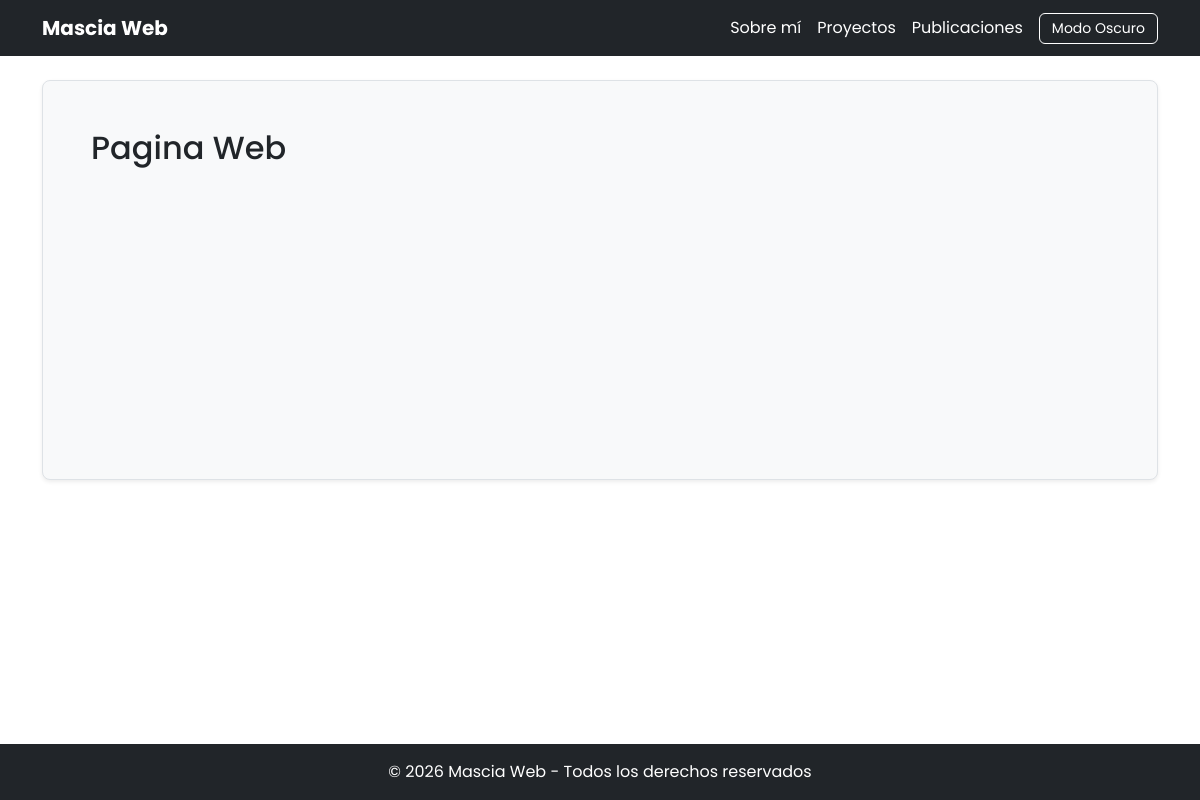
The page /blog/category/Pagina Web/ on the database as committed earlier.
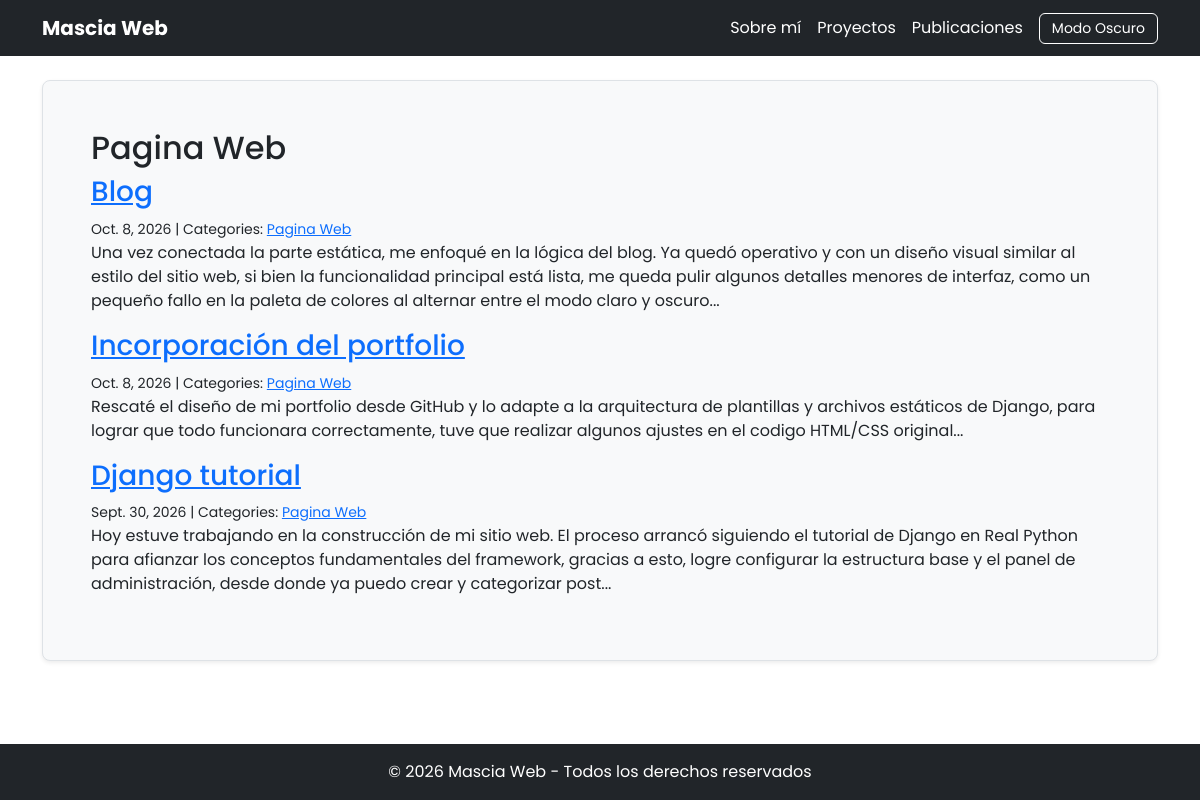
The same page on the database as committed later.
### blog/models.py (models this page shows, shortened)
class Category(models.Model):
    name = models.CharField(max_length=30)
    class Meta:
        verbose_name_plural = "categories"

class Post(models.Model):
    title = models.CharField(max_length=255)
    body = models.TextField()
    image = models.ImageField(upload_to="blog_images/", blank=True)
    created_on = models.DateTimeField(default=timezone.now)
    last_modified = models.DateTimeField(auto_now=True)
    categories = models.ManyToManyField("Category", related_name="posts")

### blog/views.py (the view)
# urls.py: path("category/<category>/", views.blog_category, name="blog_category"),
def blog_category(request, category):
    posts = Post.objects.filter(
        categories__name__contains=category
    ).order_by("-created_on")
    context = {
        "category": category,
        "posts": posts,
    }
    return render(request, "blog/category.html", context)

### blog/templates/blog/category.html
{% extends "blog/index.html" %}
{% block page_title %}
<h2>{{ category }}</h2>
{% endblock page_title %}

### blog/templates/blog/index.html (shortened to what this page needs)
{% extends "base.html" %}
{% block page_content %}
    {% block posts %}
        {% for post in posts %}
            <h3><a href="{% url 'blog_detail' post.pk %}">{{ post.title }}</a></h3>
            <small>
                {{ post.created_on.date }} | Categories:
                {% for category in post.categories.all %}
                    <a href="{% url 'blog_category' category.name %}">
                        {{ category.name }}
                    </a>
                {% endfor %}
            </small>
            <p>{{ post.body | slice:":400" }}...</p>
        {% endfor %}
    {% endblock posts %}
{% endblock page_content %}

Rows that differ between the two databases and show on the page:
added Category: name "Pagina Web"
added Post: title "Blog", created_on "Oct. 8, 2026", body "Una vez conectada la parte estática, me enfoqué en la lógica del blog. Ya quedó operativo y con un diseño visual similar al estilo del sitio web, si bien la funcionalidad principal está lista, me queda pulir algunos detalles menores de interfaz, como un pequeño fallo en la paleta de colores al alternar entre el modo claro y oscuro"
added Post: title "Incorporación del portfolio", created_on "Oct. 8, 2026", body "Rescaté el diseño de mi portfolio desde GitHub y lo adapte a la arquitectura de plantillas y archivos estáticos de Django, para lograr que todo funcionara correctamente, tuve que realizar algunos ajustes en el codigo HTML/CSS original"
now on this page (row edited): Post: title "Django tutorial", created_on "Sept. 30, 2026", body "Hoy estuve trabajando en la construcción de mi sitio web. El proceso arrancó siguiendo el tutorial de Django en Real Python para afianzar los conceptos fundamentales del framework, gracias a esto, logre configurar la estructura base y el panel de administración, desde donde ya puedo crear y categorizar post"
Other text that changed with them:
{{ category }}: "Pagina Web" → (not shown)
